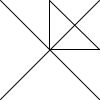
Frame 1 (no input)
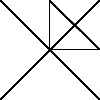
Frame 60 (the mouse pressed at the canvas centre just before this capture)
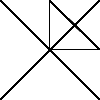
Frame 120 (the mouse held since frame 60 and released just before this capture)

The Processing sketch that drew these frames (run headless with seeded random() and noise(); from frame 60 on, the mouse is pressed at the canvas centre):

// Processing sketch: activeSketch_251006c
// ── activeSketch_251006c.pde
void setup() {
  //This block runs once at the start.
  size(100, 100); //100 x 100 canvas size
  background(255); //paper-white bg
}

void draw() {
  //This block runs every frame.
  line(0, 0, width*1.00, width*1.00);
  line(99, 0, 0, 99);
  line(49.5, 49.5, 49.5, 0);
  line(49.5, 49.5, 99, 49.5);
  line(49.5, 0, 99, 49.5);
}
